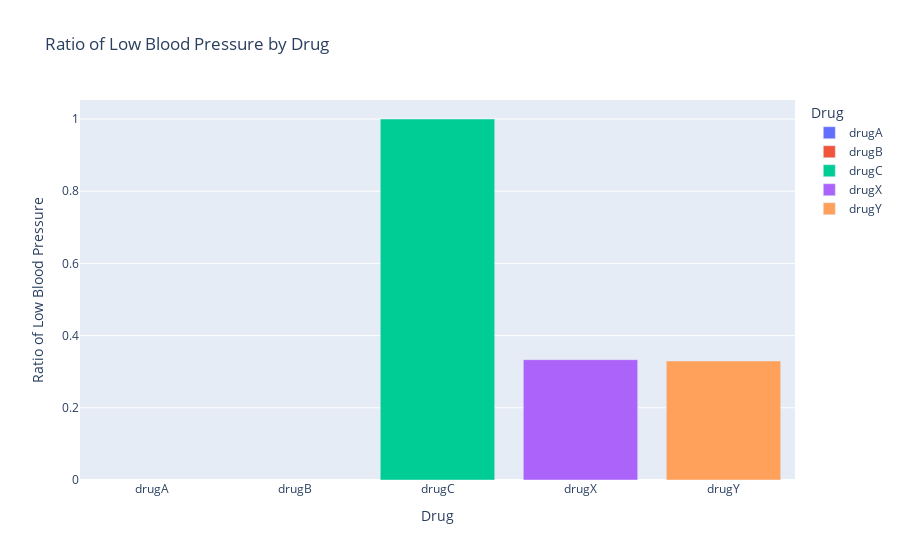

Write notebook code for a chart like this one.
### Code cell
px.bar(data_frame=ratio_drug_lowbp,
         x=ratio_drug_lowbp.index,
         y=ratio_drug_lowbp.values,
         title='Ratio of Low Blood Pressure by Drug',
         labels={'x': 'Drug', 'y': 'Ratio of Low Blood Pressure'},
         color=ratio_drug_lowbp.index)

### Figure 1 — Plotly figure (JSON) as saved in the notebook; plotly's stock layout.template omitted (floating-point values rounded to 4 significant figures)
{"data": [{"hovertemplate": "Drug=%{x}<br>Ratio of Low Blood Pressure=%{y}<extra></extra>", "legendgroup": "drugA", "marker": {"color": "#636efa", "pattern": {"shape": ""}}, "name": "drugA", "orientation": "v", "showlegend": true, "textposition": "auto", "type": "bar", "x": ["drugA"], "xaxis": "x", "y": [NaN], "yaxis": "y"}, {"hovertemplate": "Drug=%{x}<br>Ratio of Low Blood Pressure=%{y}<extra></extra>", "legendgroup": "drugB", "marker": {"color": "#EF553B", "pattern": {"shape": ""}}, "name": "drugB", "orientation": "v", "showlegend": true, "textposition": "auto", "type": "bar", "x": ["drugB"], "xaxis": "x", "y": [NaN], "yaxis": "y"}, {"hovertemplate": "Drug=%{x}<br>Ratio of Low Blood Pressure=%{y}<extra></extra>", "legendgroup": "drugC", "marker": {"color": "#00cc96", "pattern": {"shape": ""}}, "name": "drugC", "orientation": "v", "showlegend": true, "textposition": "auto", "type": "bar", "x": ["drugC"], "xaxis": "x", "y": [1.0], "yaxis": "y"}, {"hovertemplate": "Drug=%{x}<br>Ratio of Low Blood Pressure=%{y}<extra></extra>", "legendgroup": "drugX", "marker": {"color": "#ab63fa", "pattern": {"shape": ""}}, "name": "drugX", "orientation": "v", "showlegend": true, "textposition": "auto", "type": "bar", "x": ["drugX"], "xaxis": "x", "y": [0.3333], "yaxis": "y"}, {"hovertemplate": "Drug=%{x}<br>Ratio of Low Blood Pressure=%{y}<extra></extra>", "legendgroup": "drugY", "marker": {"color": "#FFA15A", "pattern": {"shape": ""}}, "name": "drugY", "orientation": "v", "showlegend": true, "textposition": "auto", "type": "bar", "x": ["drugY"], "xaxis": "x", "y": [0.3297], "yaxis": "y"}], "layout": {"barmode": "relative", "legend": {"title": {"text": "Drug"}, "tracegroupgap": 0}, "title": {"text": "Ratio of Low Blood Pressure by Drug"}, "xaxis": {"anchor": "y", "categoryarray": ["drugA", "drugB", "drugC", "drugX", "drugY"], "categoryorder": "array", "domain": [0, 1], "title": {"text": "Drug"}}, "yaxis": {"anchor": "x", "domain": [0, 1], "title": {"text": "Ratio of Low Blood Pressure"}}}}
